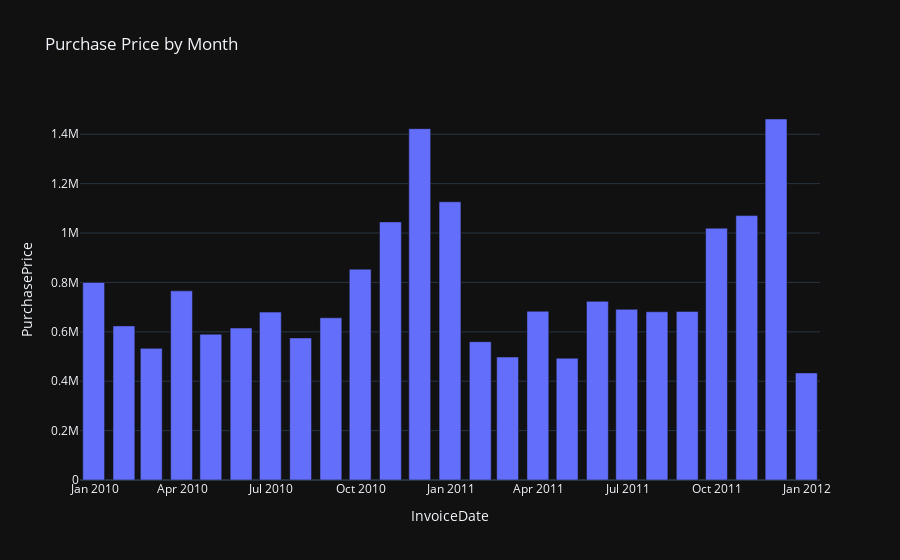

Notebook source saved alongside this figure:
### Code cell
px.bar(retail_df.groupby(pd.Grouper(key='InvoiceDate', freq='M'))['PurchasePrice'].sum().reset_index(), x='InvoiceDate', y='PurchasePrice', title=f'Purchase Price by Month')

### Figure 1 — Plotly figure (JSON) as saved in the notebook; plotly's stock layout.template omitted (floating-point values rounded to 4 significant figures)
{"data": [{"alignmentgroup": "True", "hovertemplate": "InvoiceDate=%{x}<br>PurchasePrice=%{y}<extra></extra>", "legendgroup": "", "marker": {"color": "#636efa", "pattern": {"shape": ""}}, "name": "", "offsetgroup": "", "orientation": "v", "showlegend": false, "textposition": "auto", "x": ["2009-12-31T00:00:00", "2010-01-31T00:00:00", "2010-02-28T00:00:00", "2010-03-31T00:00:00", "2010-04-30T00:00:00", "2010-05-31T00:00:00", "2010-06-30T00:00:00", "2010-07-31T00:00:00", "2010-08-31T00:00:00", "2010-09-30T00:00:00", "2010-10-31T00:00:00", "2010-11-30T00:00:00", "2010-12-31T00:00:00", "2011-01-31T00:00:00", "2011-02-28T00:00:00", "2011-03-31T00:00:00", "2011-04-30T00:00:00", "2011-05-31T00:00:00", "2011-06-30T00:00:00", "2011-07-31T00:00:00", "2011-08-31T00:00:00", "2011-09-30T00:00:00", "2011-10-31T00:00:00", "2011-11-30T00:00:00", "2011-12-31T00:00:00"], "xaxis": "x", "y": [799800.0, 624000.0, 533100.0, 765800.0, 590600.0, 615300.0, 679800.0, 575200.0, 656800.0, 853700.0, 1045000.0, 1423000.0, 1126000.0, 560000.0, 498100.0, 683300.0, 493200.0, 723300.0, 691100.0, 681300.0, 682700.0, 1020000.0, 1071000.0, 1462000.0, 433700.0], "yaxis": "y", "type": "bar"}], "layout": {"xaxis": {"anchor": "y", "domain": [0.0, 1.0], "title": {"text": "InvoiceDate"}}, "yaxis": {"anchor": "x", "domain": [0.0, 1.0], "title": {"text": "PurchasePrice"}}, "legend": {"tracegroupgap": 0}, "title": {"text": "Purchase Price by Month"}, "barmode": "relative"}}
